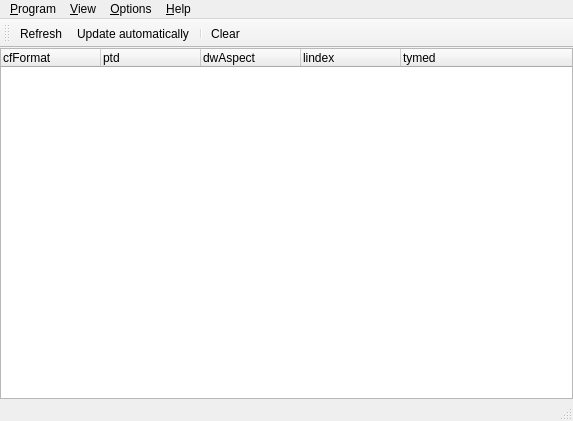
<?xml version="1.0" encoding="UTF-8"?>
<ui version="4.0">
 <class>MainWindow</class>
 <widget class="QMainWindow" name="MainWindow">
  <property name="geometry">
   <rect>
    <x>0</x>
    <y>0</y>
    <width>573</width>
    <height>421</height>
   </rect>
  </property>
  <property name="windowTitle">
   <string>Clipboard Viewer</string>
  </property>
  <widget class="QWidget" name="centralWidget">
   <layout class="QVBoxLayout" name="verticalLayout">
    <property name="leftMargin">
     <number>0</number>
    </property>
    <property name="topMargin">
     <number>0</number>
    </property>
    <property name="rightMargin">
     <number>0</number>
    </property>
    <property name="bottomMargin">
     <number>0</number>
    </property>
    <item>
     <widget class="QTreeWidget" name="treeWidget">
      <property name="sizePolicy">
       <sizepolicy hsizetype="Expanding" vsizetype="Preferred">
        <horstretch>0</horstretch>
        <verstretch>0</verstretch>
       </sizepolicy>
      </property>
      <property name="contextMenuPolicy">
       <enum>Qt::CustomContextMenu</enum>
      </property>
      <property name="rootIsDecorated">
       <bool>true</bool>
      </property>
      <column>
       <property name="text">
        <string notr="true">cfFormat</string>
       </property>
      </column>
      <column>
       <property name="text">
        <string>ptd</string>
       </property>
      </column>
      <column>
       <property name="text">
        <string>dwAspect</string>
       </property>
      </column>
      <column>
       <property name="text">
        <string>lindex</string>
       </property>
      </column>
      <column>
       <property name="text">
        <string>tymed</string>
       </property>
      </column>
     </widget>
    </item>
   </layout>
  </widget>
  <widget class="QMenuBar" name="menuBar">
   <property name="geometry">
    <rect>
     <x>0</x>
     <y>0</y>
     <width>573</width>
     <height>26</height>
    </rect>
   </property>
   <widget class="QMenu" name="menu_File">
    <property name="title">
     <string>&amp;Program</string>
    </property>
    <addaction name="actionProgramClear"/>
    <addaction name="separator"/>
    <addaction name="actionProgramRefresh"/>
    <addaction name="separator"/>
    <addaction name="actionProgramExit"/>
   </widget>
   <widget class="QMenu" name="menu_Help">
    <property name="title">
     <string>&amp;Help</string>
    </property>
    <addaction name="actionHelpAbout"/>
   </widget>
   <widget class="QMenu" name="menu_Options">
    <property name="title">
     <string>&amp;Options</string>
    </property>
    <widget class="QMenu" name="menu_Languages">
     <property name="title">
      <string>&amp;Languages</string>
     </property>
     <property name="icon">
      <iconset resource="../res/resource.qrc">
       <normaloff>:/menu-languages.png</normaloff>:/menu-languages.png</iconset>
     </property>
    </widget>
    <addaction name="menu_Languages"/>
    <addaction name="separator"/>
    <addaction name="actionOptionsAutoRefresh"/>
   </widget>
   <widget class="QMenu" name="menu_View">
    <property name="title">
     <string>&amp;View</string>
    </property>
   </widget>
   <addaction name="menu_File"/>
   <addaction name="menu_View"/>
   <addaction name="menu_Options"/>
   <addaction name="menu_Help"/>
  </widget>
  <widget class="QStatusBar" name="statusBar"/>
  <widget class="QToolBar" name="toolBar">
   <property name="windowTitle">
    <string>Tool bar</string>
   </property>
   <property name="floatable">
    <bool>true</bool>
   </property>
   <attribute name="toolBarArea">
    <enum>TopToolBarArea</enum>
   </attribute>
   <attribute name="toolBarBreak">
    <bool>false</bool>
   </attribute>
   <addaction name="actionProgramRefresh"/>
   <addaction name="actionOptionsAutoRefresh"/>
   <addaction name="separator"/>
   <addaction name="actionProgramClear"/>
  </widget>
  <action name="actionProgramRefresh">
   <property name="icon">
    <iconset resource="../res/resource.qrc">
     <normaloff>:/action-refresh.png</normaloff>:/action-refresh.png</iconset>
   </property>
   <property name="text">
    <string>&amp;Refresh</string>
   </property>
   <property name="shortcut">
    <string>F5</string>
   </property>
  </action>
  <action name="actionProgramExit">
   <property name="icon">
    <iconset resource="../res/resource.qrc">
     <normaloff>:/file-exit.png</normaloff>:/file-exit.png</iconset>
   </property>
   <property name="text">
    <string>&amp;Exit</string>
   </property>
  </action>
  <action name="actionProgramClear">
   <property name="icon">
    <iconset resource="../res/resource.qrc">
     <normaloff>:/action-clear.png</normaloff>:/action-clear.png</iconset>
   </property>
   <property name="text">
    <string>&amp;Clear</string>
   </property>
  </action>
  <action name="actionHelpAbout">
   <property name="icon">
    <iconset resource="../res/resource.qrc">
     <normaloff>:/help-about.png</normaloff>:/help-about.png</iconset>
   </property>
   <property name="text">
    <string>&amp;About</string>
   </property>
  </action>
  <action name="actionOptionsAutoRefresh">
   <property name="checkable">
    <bool>true</bool>
   </property>
   <property name="icon">
    <iconset resource="../res/resource.qrc">
     <normaloff>:/action-auto-refresh.png</normaloff>:/action-auto-refresh.png</iconset>
   </property>
   <property name="text">
    <string>Update automatically</string>
   </property>
  </action>
 </widget>
 <layoutdefault spacing="6" margin="11"/>
 <resources>
  <include location="../res/resource.qrc"/>
 </resources>
 <connections>
  <connection>
   <sender>treeWidget</sender>
   <signal>itemDoubleClicked(QTreeWidgetItem*,int)</signal>
   <receiver>MainWindow</receiver>
   <slot>slotTreeWidget_itemDoubleClicked(QTreeWidgetItem*,int)</slot>
   <hints>
    <hint type="sourcelabel">
     <x>190</x>
     <y>136</y>
    </hint>
    <hint type="destinationlabel">
     <x>199</x>
     <y>149</y>
    </hint>
   </hints>
  </connection>
  <connection>
   <sender>treeWidget</sender>
   <signal>customContextMenuRequested(QPoint)</signal>
   <receiver>MainWindow</receiver>
   <slot>slotTreeWidget_customContextMenuRequested(QPoint)</slot>
   <hints>
    <hint type="sourcelabel">
     <x>286</x>
     <y>227</y>
    </hint>
    <hint type="destinationlabel">
     <x>286</x>
     <y>210</y>
    </hint>
   </hints>
  </connection>
 </connections>
 <slots>
  <slot>slotActionFile()</slot>
  <slot>slotActionEdit()</slot>
  <slot>slotActionHelp()</slot>
  <slot>slotTreeWidget_itemDoubleClicked(QTreeWidgetItem*,int)</slot>
  <slot>slotTreeWidget_customContextMenuRequested(QPoint)</slot>
 </slots>
</ui>
